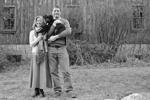
#> input picture i1_normalized.png, 150 x 100 px
$ python -i saliency_v2.py   (imports and definitions only)
#> lines starting #> are read from the running program, lines starting #| are printed output that depends on the picture; after the words box and inside, x2 and y2 are one past the last pixel; in counts of white or black regions, pixels touching at a corner belong together
#> further down, picture is the input picture: shape (100, 150, 3); min 0, max 255, mean 123
# saliency.py
import cv2
import numpy as np
from skimage.color import rgb2lab, gray2rgb
from skimage.io import imread
from skimage.transform import rescale

# ------------------------
# Spectral Residual Saliency
# ------------------------
# [37 lines left out: function spectral_residual_saliency, not called in this run]


# ------------------------
# BMS Saliency
# ------------------------
N_THRESHOLDS = 10

# [186 lines left out: functions activate_boolean_map, compute_bms_saliency, load_rgb_image, apply_center_surround, spectral_residual_saliency_with_cs, compute_bms_saliency_with_cs, not called in this run]


import cv2
import numpy as np
from skimage.color import rgb2lab, gray2rgb
from skimage.io import imread
from skimage.transform import rescale

# =============================================================================
# Helper Functions: Filters & Morphology
# =============================================================================

def apply_center_surround_filter(img, sigma_center=1.0, sigma_surround=3.0, strength=1.0):
    """
    Apply Center-Surround filter (DoG) to enhance edges and local contrast.
    This mimics retinal ganglion cells.

    Input:
        img: Grayscale or single channel image (numpy array), uint8 or float.
    Output:
        cs_img: Filtered image, normalized to [0, 1].
    """
    # Ensure image is float32 for calculation
    if img.dtype != np.float32:
        img_float = img.astype(np.float32) / 255.0
    else:
        img_float = img

    # Center (Excitatory)
    center = cv2.GaussianBlur(img_float, (0, 0), sigma_center)

    # Surround (Inhibitory)
    surround = cv2.GaussianBlur(img_float, (0, 0), sigma_surround)

    # DoG = Center - Surround
    dog = (center - surround) * strength

    # For edge enhancement, take absolute value to capture both ON/OFF edges
    cs_img = np.abs(dog)

    return np.clip(cs_img, 0, 1)


def apply_hollow_filling(saliency_map, kernel_size=5):
    """
    Apply Morphological Closing and Filling to fill hollow regions
    typically caused by edge-only data (e.g., event cameras).

    Input:
        saliency_map: Saliency map (float 0-1 or uint8 0-255)
    Output:
        filled_map: Processed map with filled regions.
    """
    # Convert to uint8 for morphology operations
    if saliency_map.dtype != np.uint8:
        # Assuming float input is 0-1
        s_uint8 = (saliency_map * 255).astype(np.uint8)
    else:
        s_uint8 = saliency_map.copy()

    # 1. Morphological Closing: Dilate then Erode to close gaps in contours
    kernel = np.ones((kernel_size, kernel_size), np.uint8)
    closed = cv2.morphologyEx(s_uint8, cv2.MORPH_CLOSE, kernel)

    # 2. Contour Filling: Find contours and fill them
    # Threshold to get binary mask of potential objects
    # Adjust threshold (e.g., 50) based on your data sensitivity
    _, binary = cv2.threshold(closed, 50, 255, cv2.THRESH_BINARY)
    contours, _ = cv2.findContours(binary, cv2.RETR_EXTERNAL, cv2.CHAIN_APPROX_SIMPLE)

    filled = np.zeros_like(s_uint8)
    # Fill inside external contours
    cv2.drawContours(filled, contours, -1, 255, thickness=cv2.FILLED)

    # Blend filled mask with original saliency: use max to keep strong signals
    result_uint8 = cv2.max(s_uint8, filled)

    # Return in the same format as input
    if saliency_map.dtype != np.uint8:
        return result_uint8.astype(np.float32) / 255.0
    return result_uint8


# [79 lines left out: functions load_and_preprocess_image, spectral_residual_saliency_v2, not called in this run]


# =============================================================================
# Method 2: Boolean Map Saliency (BMS) (Enhanced)
# =============================================================================

N_THRESHOLDS = 10

def _activate_boolean_map_helper(bool_map):
    """Internal helper for BMS to process boolean maps."""
    activation = np.array(bool_map, dtype=np.uint8)
    mask_shape = (bool_map.shape[0] + 2, bool_map.shape[1] + 2)
    ffill_mask = np.zeros(mask_shape, dtype=np.uint8)

    # Flood fill from borders to ignore background
    # Top and Bottom
    for j in range(activation.shape[1]):
        if activation[0, j]:
            cv2.floodFill(activation, ffill_mask, (j, 0), 0)
        if activation[activation.shape[0]-1, j]:
            cv2.floodFill(activation, ffill_mask, (j, activation.shape[0]-1), 0)

    # Left and Right
    for i in range(activation.shape[0]):
        if activation[i, 0]:
            cv2.floodFill(activation, ffill_mask, (0, i), 0)
        if activation[i, activation.shape[1]-1]:
            cv2.floodFill(activation, ffill_mask, (activation.shape[1]-1, i), 0)

    return activation


def compute_bms_saliency_v2(img, enable_cs=True, enable_fill=True):
    """
    Compute Boolean Map Saliency (BMS) with optional enhancements.

    Args:
        img: RGB image (numpy array).
        enable_cs: Enable Center-Surround filtering on Lab channels.
        enable_fill: Enable morphological filling for hollow objects.
    """
#> called with enable_cs = True, enable_fill = True
    img_lab = rgb2lab(img)
#> img_lab: shape (100, 150, 3) float64; mean of channels 0, 1, 2 51.2, 0, 0

    # --- Pre-processing: Center-Surround on Color Channels ---
    if enable_cs:
        # Apply CS to each channel (L, a, b) to enhance local color contrast
        for i in range(3):
            # Normalize channel to 0-255 for CS filter
            ch_norm = cv2.normalize(img_lab[:,:,i], None, 0, 255, cv2.NORM_MINMAX).astype(np.uint8)

            # Apply filter
            cs_resp = apply_center_surround_filter(ch_norm, sigma_center=2, sigma_surround=6, strength=1.5)

            # Add CS response back to channel to boost prominent features
            # Weight 10.0 allows the edge signal to influence the thresholding significantly
            img_lab[:,:,i] += cs_resp * 10.0
#> this loop made 3 passes
#> pass 1, in apply_center_surround_filter, `surround = cv2.GaussianBlur(img_float, (0, 0), sigma_surround)`:
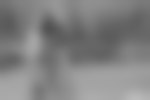
#> surround: shape (100, 150) float32; min 0.326, max 0.731, mean 0.51
#> after the loop:
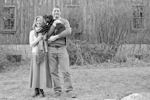
#> ch_norm: shape (100, 150); min 0, max 255, mean 147.1
#> after the loop: img_lab: shape (100, 150, 3) float64; mean of channels 0, 1, 2 51.7, 0.4, 0.5

    # Normalize Lab image for thresholding
    img_lab -= img_lab.min()
#> img_lab: shape (100, 150, 3) float64; mean of channels 0, 1, 2 51.7, 0.5, 0.5
    img_lab /= (img_lab.max() + 1e-8)
#> img_lab: shape (100, 150, 3) float64; mean of channels 0, 1, 2 0.506, 0.00441, 0.00445

    thresholds = np.arange(0, 1, 1.0 / N_THRESHOLDS)[1:]
    bool_maps = []

    # Generate boolean maps by thresholding
    for thresh in thresholds:
        img_lab_T = img_lab.transpose(2,0,1)
        img_thresh = (img_lab_T > thresh)
        bool_maps.extend(list(img_thresh))
#> after the loop, bool_maps = 27 items

    # Compute attention map from boolean maps
    attn_map = np.zeros(img_lab.shape[:2], dtype=np.float32)
    for bmap in bool_maps:
        attn_map += _activate_boolean_map_helper(bmap)
#> this loop made 27 passes
#> pass 1, in _activate_boolean_map_helper, `activation = np.array(bool_map, dtype=np.uint8)`:
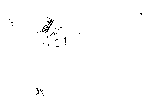
#> activation: shape (100, 150); values 0 (black) and 1 (white), 99.3% white; black in thin lines or dots, all inside (x1, y1, x2, y2) = (9, 13, 142, 96)
#> after the loop:
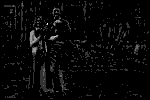
#> attn_map: shape (100, 150) float32; min 0, max 5, mean 0.15; drawn with min black and max white

    attn_map /= N_THRESHOLDS
#> attn_map: shape (100, 150) float32; 12.5% of pixels changed, all inside (x1, y1, x2, y2) = (1, 1, 149, 99)

    # Smoothing
    attn_map = cv2.GaussianBlur(attn_map, (0,0), 3)
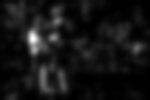
#> attn_map: shape (100, 150) float32; min 0, max 0.179, mean 0.0151; drawn with min black and max white

    # Normalize result
    norm_val = np.sqrt((attn_map**2).sum())
#> norm_val = 2.91
    attn_map /= (norm_val + 1e-8)

    max_val = attn_map.max()
#> max_val = 0.0617
    if max_val > 0:
        attn_map /= max_val

    # Convert to 0-255 uint8
    attn_map_uint8 = (attn_map * 255).astype(np.uint8)

    # --- Post-processing: Hollow Filling ---
    if enable_fill:
        attn_map_uint8 = apply_hollow_filling(attn_map_uint8, kernel_size=7)
#> in apply_hollow_filling, `_, binary = cv2.threshold(closed, 50, 255, cv2.THRESH_BINARY)`:
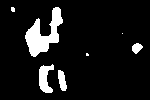
#> binary: shape (100, 150); 9.1% white; 7 white regions (3 under 20 px)
#> in apply_hollow_filling, `contours, _ = cv2.findContours(binary, cv2.RETR_EXTERNAL, cv2.CHAIN_AP..`: contours = 7 contours, 3 with area under 20; largest, box (x1, y1, x2, y2) and area: (25, 7, 63, 57) 774, (39, 64, 54, 93) 232, (58, 70, 67, 91) 105, (132, 43, 143, 54) 66
#> in apply_hollow_filling, `result_uint8 = cv2.max(s_uint8, filled)`:
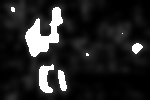
#> result_uint8: shape (100, 150); min 0, max 255, mean 36.6

    return attn_map_uint8

>>> import cv2
>>> picture = cv2.cvtColor(cv2.imread('../i1_normalized.png'), cv2.COLOR_BGR2RGB)
>>> result = compute_bms_saliency_v2(picture)
